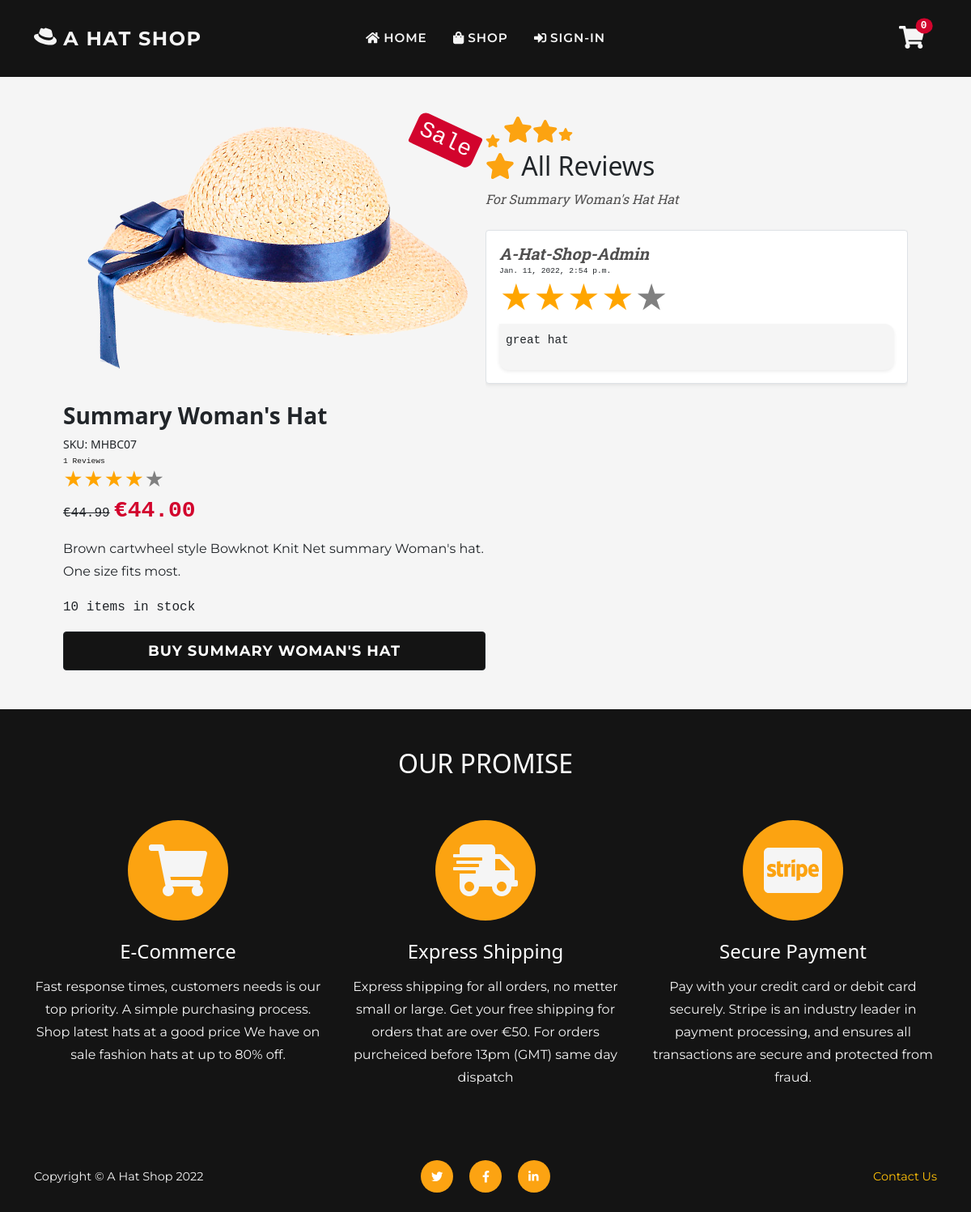
Page /review/all/2/ on the committed database.
### shop/models.py (models this page shows, shortened)
class Product(models.Model):
    sku = models.CharField(max_length=60)
    category = models.ForeignKey(
        'Category', null=True, blank=True,
        on_delete=models.SET_NULL)
    style = models.CharField(max_length=60)
    color = models.CharField(max_length=60)
    name = models.CharField(max_length=60)
    description = models.TextField(max_length=250)
    price = models.DecimalField(
        max_digits=6, decimal_places=2)
    image = models.ImageField(null=True, blank=True)
    sale = models.BooleanField(default=False)
    sale_price = models.DecimalField(
        max_digits=6, decimal_places=2,
        null=True, blank=True)
    item_count = models.IntegerField(
        blank=False, null=False, default=0)
    rating = models.DecimalField(
        max_digits=6, decimal_places=2,
        null=True, blank=True)
    rating_counter = models.PositiveSmallIntegerField(default=0)

### reviews/models.py (models this page shows, shortened)
class ProductReview(models.Model):
    CHOICES = [(i, i) for i in range(6)]
    user_profile = models.ForeignKey(
        User, on_delete=models.CASCADE,
        related_name='user_review')
    product = models.ForeignKey(
        Product, on_delete=models.CASCADE,
        related_name='product_review')
    rating = models.PositiveSmallIntegerField(
        default=5, choices=CHOICES)
    review = models.TextField(max_length=500)
    order = models.ForeignKey(
        Order, on_delete=models.CASCADE,
        related_name='order_review', null=True)
    date = models.DateTimeField(auto_now_add=True)

### reviews/views.py (the view)
# urls.py: path('all/<int:item_id>/', views.all_reviews, name='all_reviews'),
def all_reviews(request, item_id):
    item = get_object_or_404(Product, pk=item_id)
    reviews = item.product_review.all()
    context = {
        'item': item,
        'reviews': reviews,
    }
    return render(request, 'review/reviews.html', context)

### cart/contexts.py (called while the page is built, shortened)
def cart_contents(request):
    cart_items = []
    total = 0
    before = 0
    item_count = 0
    availability = 0
    cart = request.session.get('cart', {})
    if total < 50:
        delivery = total * Decimal(10 / 100)
        free_deivery = 50 * total
    else:
        delivery = 0
        free_deivery = 0
    delivery = round(delivery, 2)
    grand_total = delivery + total
    grand_total = round(grand_total, 2)
    context = {
        'cart_items': cart_items,
        'total': total,
        'before': before,
        'item_count': item_count,
        'delivery': delivery,
        'free_deivery': free_deivery,
        'deivery_treshold': 10,
        'grand_total': grand_total,
    }
    return context

### reviews/contexts.py (called while the page is built)
def review_context(request):
    review_items = ProductReview.objects.all()
    context = {
        'review_items': review_items,
    }
    return context

### support/contexts.py (called while the page is built, shortened)
def message_context(request):
    unread_messages_count = 0
    user_messages = None
    all_messages = Message.objects.all()
    context = {
        'unread_messages_count': unread_messages_count,
        'user_messages': user_messages,
    }
    return context

### reviews/templates/review/reviews.html
{% extends 'base.html' %}
{% load static %}
{% block page_header %}
<header class="py-5">
</header>
{% endblock %}
{% block content %}
<section class="page-section">
    <div class="container px-lg-5">
        <div class="item d-md-flex">
            {% include 'includes/review-product.html' %}
            <div class="col-md-6  review-container">
                <div class="star-fearure">
                    <span class="text-warning"><i class="fas fa-star"></i></span><span class="text-warning">
                        <i class="fas h2 fa-star"></i></span><span class="text-warning"><i
                            class="fas h3 fa-star"></i></span><span class="text-warning"><i
                            class="fas h6 fa-star"></i></span>
                </div>
                <h2><span class="text-warning"><i class="fas fa-star"></i></span> All Reviews</h2>
                <p class="m-0 text-muted text-italic text-capitalize">For {{ item.name }} hat</p>
                {% if reviews %}
                {% for review in reviews reversed %}
                <div class="mt-4 shadow-sm border rounded p-3 bg-white">
                    <span class="m-0 fw-bolder text-muted h5 text-italic text-capitalize">{{ review.user_profile }}</span>
                    {% include 'includes/reviews-stars.html' %}
                </div>
                {% endfor %}
                {% endif %}
            </div>
        </div>
    </div>
</section>
{% endblock %}

### reviews/templates/includes/review-product.html (shortened to what this page needs)
{% load thumbnail %}
<div class="col-md-6 mb-4 mb-md-0">
    <div class="position-relative mb-3">
        {% thumbnail item.image "672" format="WEBP" as im %}
        <img class="card-img-top mb-md-0" src="{{ im.url }}"
        width="672" heiht="100%"
            alt="An image for product {{ item.name }} color {{ item.color }}" />
        {% endthumbnail %}
        {% if item.sale %}
        <div class="badge bg-danger text-white position-absolute w-auto" style="top: 0.5rem; right: 0.5rem">
            <h3 class="m-0 font-monospace">Sale</h3>
        </div>
        {% endif %}
    </div>
    <h3 class="fw-bolder text-capitalize">{{ item.name }}</h3>
    <div class="small mb-1">SKU: {{ item.sku }}</div>
    {% include 'includes/item-stars.html' %}
    <div class="fs-5 mb-3">
        {% if item.sale %}
        <span class="text-decoration-line-through h6 font-monospace">€{{ item.price }}</span>
        <span class="text-danger h3 fw-bolder font-monospace">€{{ item.sale_price }} </span>
        {% else %}
        <span class="font-monospace fw-bolder h3">€{{ item.price }} </span>
        {% endif %}
    </div>
    <p class="font-text">{{ item.description }}</p>
    {% if item.item_count == 0 %}
    <p class="text-danger font-monospace">{{ item.item_count }} Out of stock</p>
    {% elif item.item_count < 5 %} <p class="text-danger font-monospace">
        Only {{ item.item_count }} left in stock.
        </p>
        {% else %}
        <p class="font-monospace">{{ item.item_count }} items in stock</p>
        {% endif %}
        <a href="{% url 'shop_item' item.id %}" class="w-100 btn-xl btn text-uppercase btn-dark">Buy {{ item.name }}</a>
</div>

### reviews/templates/includes/item-stars.html (shortened to what this page needs)
<div class="star_container">
    {% if item.rating %}
    <div class="my-auto text-primary time font-monospace p-0 me-2">{{ item.rating_counter }} Reviews</div>
    <a href="{% url 'all_reviews' item.id %}"
    title="Go to {{ item.name }} reviews page"
    aria-label="A link to product {{ item.name }} reviews page">
    <div class="stars h4"
        style="background-image: linear-gradient(to right, orange, orange {% widthratio item.rating 5 100 %}%, gray {% widthratio item.rating 5 100 %}%, gray 100%)">
    </div>
    </a>
    {% else %}
    <div class="my-auto time font-monospace text-primary p-0 me-2">No Reviews yet</div>
    <div class="stars h4">
    </div>
    {% endif %}
</div>

### reviews/templates/includes/reviews-stars.html (shortened to what this page needs)
<div>
    <p class="m-0 time font-monospace">{{ review.date }}</p>
    <div class="stars h1"
        style="background-image: linear-gradient(to right, orange, orange {% widthratio review.rating 5 100 %}%, gray {% widthratio review.rating 5 100 %}%, gray 100%)">
    </div>
    <div class="text bg-light p-2 shadow-sm">
        <p class="message font-monospace">{{ review.review }}</p>
    </div>
</div>

### static/css/base.css (style rules this page uses)
:root { --bs-warning: #fca311; --bs-white: #ffffff; --bs-light: #f5f5f5; --bs-dark: #141414; --bs-danger: #d2042d; --bs-success: #6a994e; --bs-primary: #141414; --bs-secondary: #f5f5f5; --bs-primary-rgb: 20, 20, 20; --bs-secondary-rgb: 245, 245, 245; --bs-warning-rgb: 252, 163, 17; --bs-success-rgb: 106, 153, 78; --bs-danger-rgb: 210, 4, 45; --bs-white-rgb: 255, 255, 255; --bs-light-rgb: 245, 245, 245; --bs-dark-rgb: 20, 20, 20; }
.text-muted { color: #504f4f !important; }
.font-text { font-family: "Montserrat", sans-serif; }
.text-italic { font-weight: 400; font-style: italic; font-family: 'Roboto Slab', serif; }
html { scroll-padding-top: 4.5rem; scroll-behavior: smooth; }
body { position: relative; overflow-x: hidden; background-color: #f5f5f5; }
p { line-height: 1.75; }
a { color: blue; }
.text { border-radius: 0 12px 12px 12px; }
section, .page-section { padding: 3rem 0; min-height: 50vh; }
@media (min-width: 768px) { section { padding: 6rem 0; } }
.btn-xl { padding: .6rem; font-weight: 700; font-size: 1.125rem; max-width: 600px; width: 100%; }
.btn { font-family: "Montserrat", sans-serif; font-weight: 700; letter-spacing: .06rem; }
.btn-dark { background-color: #141414; }
.time { font-size: .6rem; }
.message { font-size: .9rem; }
.cart-conteiner .badge, .item .badge, .card .badge { transform: rotate(25deg); border-radius: 9px 3px; }
.card-img-top { padding: .5rem; }

### reviews/static/css/reviews.css (style rules this page uses)
.stars { background-clip: text; -webkit-background-clip: text; -webkit-text-fill-color: transparent; color: transparent; width: fit-content; }
.star_container a { text-decoration: none; }
a .stars { transition: all 250ms; }
.review-container { overflow: auto; }
@media (min-width: 768px) { .review-container { max-height: 90vh; } }

### static/css/forms.css (style rules this page uses)
::placeholder { font-family: "Montserrat", sans-serif; font-weight: 700; color: #c5c5c5 !important; }

### rows in the picture
Product: name "Summary Woman's Hat", sku "MHBC07", rating_counter "1", price "44.99", sale_price "44.00", description "Brown cartwheel style Bowknot Knit Net summary Woman's hat. One size fits most.", item_count "10", name "SUMMARY WOMAN'S HAT"
ProductReview: user_profile "A-Hat-Shop-Admin", date "Jan. 11, 2022, 2:54 p.m.", review "great hat"

### other values in the picture
{{ item_count }} "0"
